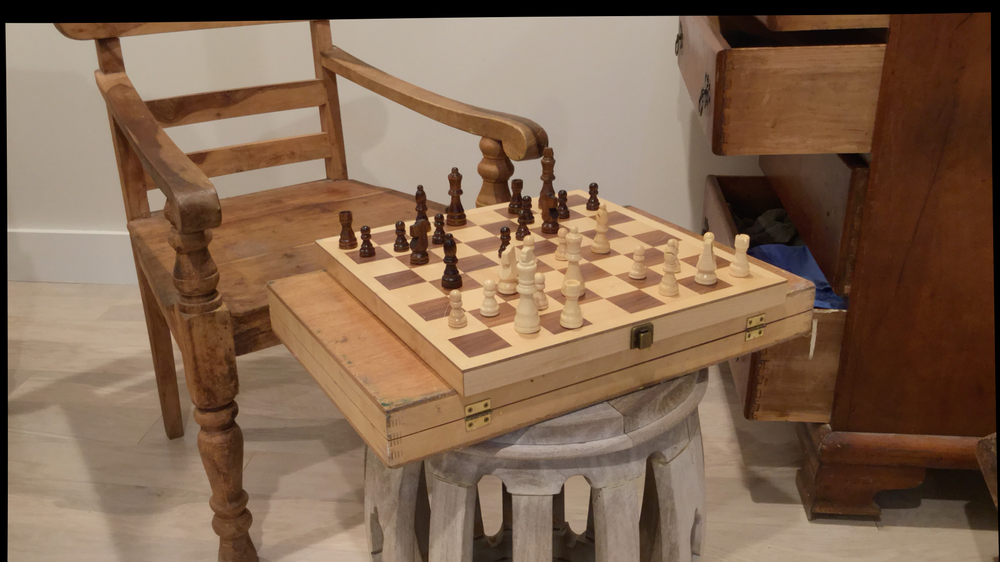
#> input picture test_data/chess_left.png, 1000 x 562 px, shrunk from 1920 x 1080 before the run, found by its file name
$ python bwMap.py
#> lines starting #> are read from the running program, lines starting #| are printed output that depends on the picture; long printed decimals are rounded
import numpy as np
import cv2
from matplotlib import pyplot as plt

greyscale_threshold = 180

def getDisparity(bSize, imgLeft, imgRight):
    # Initialize the stereo block matching object
    SBMObj = cv2.StereoBM_create(numDisparities=16, blockSize=bSize)

    # Compute the disparity image
    disparity = SBMObj.compute(imgLeft, imgRight)

    # Normalizing image
    min = disparity.min()
    max = disparity.max()
    disparity = np.uint8(255 * (disparity - min) / (max - min))

    return disparity

try:
    imgLeft = cv2.imread('test_data/chess_left.png', cv2.IMREAD_GRAYSCALE)
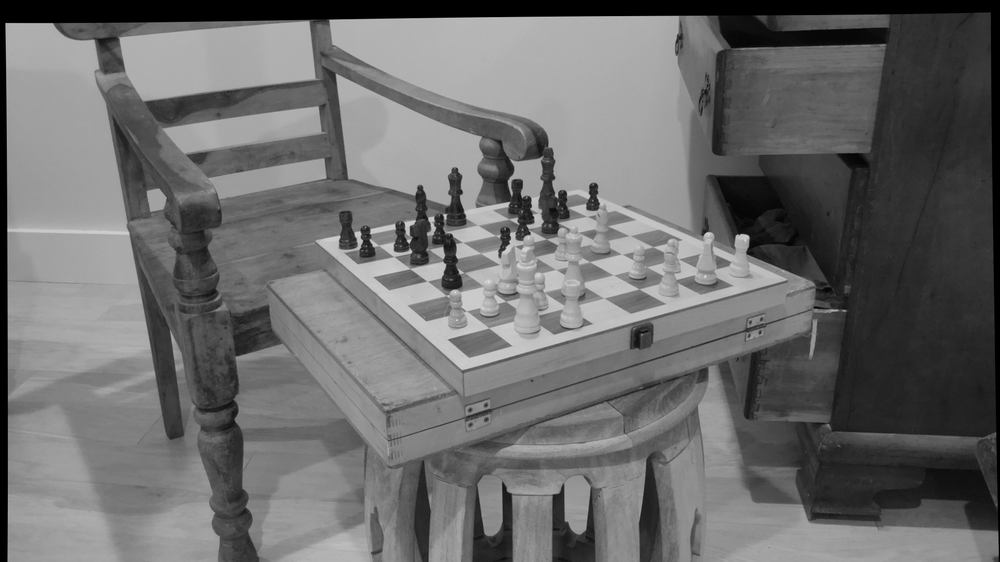
#> imgLeft: shape (562, 1000); min 0, max 231, mean 108.1
    imgRight = cv2.imread('test_data/chess_right.png', cv2.IMREAD_GRAYSCALE)
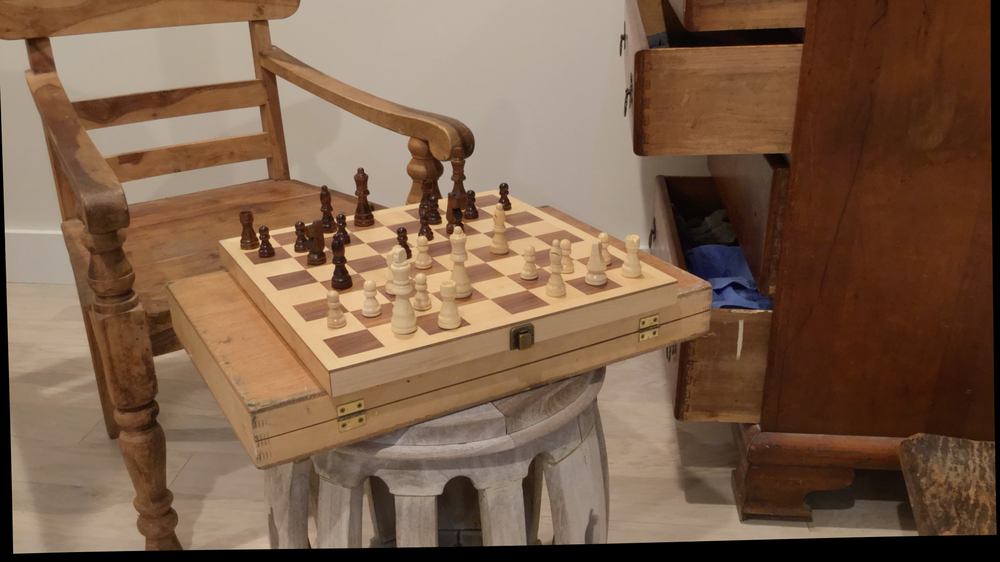
#> input picture test_data/chess_right.png, 1000 x 562 px, shrunk from 1920 x 1080 before the run, found by its file name
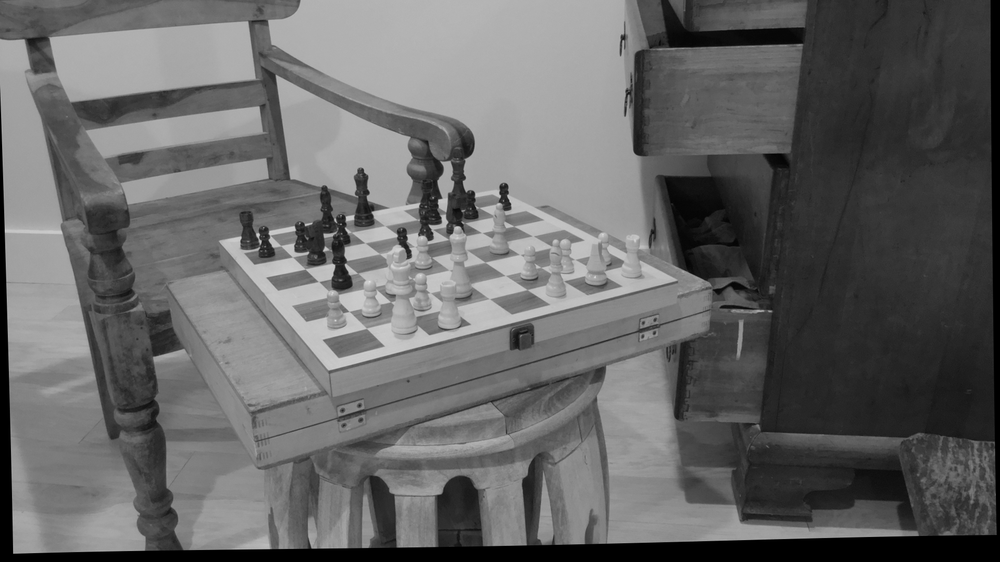
#> imgRight: shape (562, 1000); min 0, max 225, mean 101.8

    if imgLeft.shape[0] != imgRight.shape[0]:
        raise Exception("Left and right image heights are not the same.")
    if imgLeft.shape[1] != imgRight.shape[1]:
        raise Exception("Left and right image widths are not the same.")

    # bSize has to be an odd number
    result = getDisparity(5, imgLeft, imgRight)
#> in getDisparity, `disparity = SBMObj.compute(imgLeft, imgRight)`:
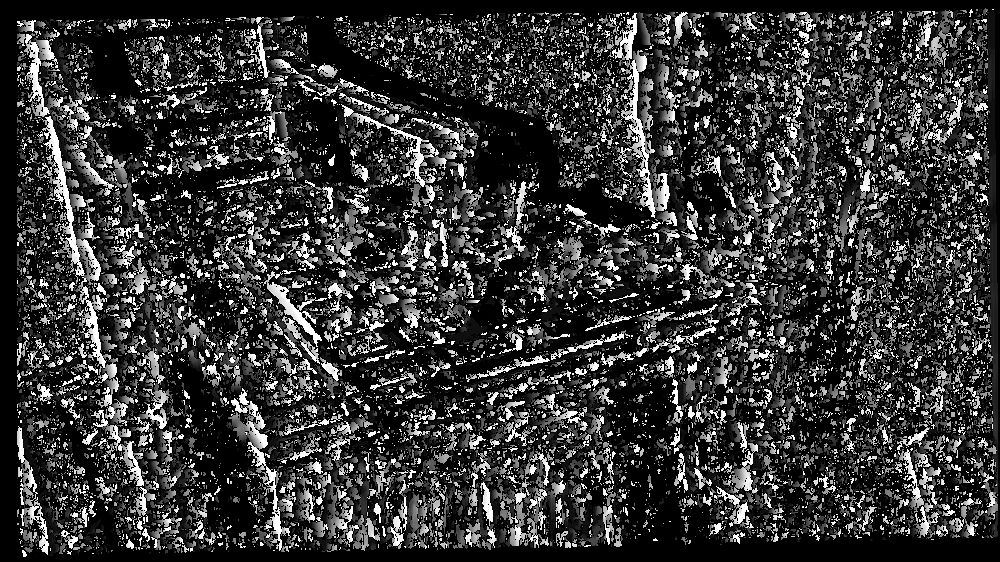
#> disparity: shape (562, 1000) int16; min -16, max 240, mean 38.8; drawn with min black and max white
#> in getDisparity, `min = disparity.min()`: min = -16
#> in getDisparity, `max = disparity.max()`: max = 240

    # boolean mask
    above_threshold = result > greyscale_threshold
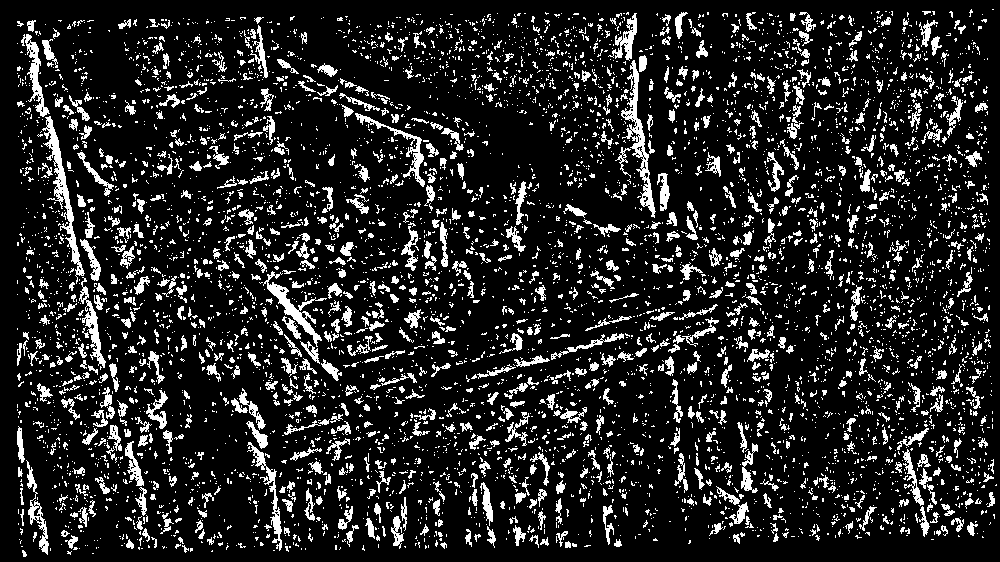
#> above_threshold: shape (562, 1000) bool; 14.4% white in thin lines or dots

    numClose = np.sum(above_threshold)
#> numClose = 81141

    totalSize = result.size
#> totalSize = 562000

    percentClose = numClose/totalSize
#> percentClose = 0.144
    print(str(percentClose) + "%")
#| 0.1444%

    plt.imshow(result, 'gray')
    plt.axis('off')
    plt.show()

except Exception as inst:
    print("Error: ", inst.args)
